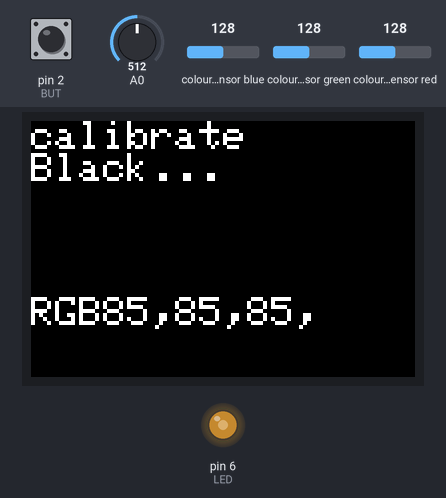
Simulated run of this sketch. Board: Arduino Uno, built with avr-gcc and run on an emulated ATmega328P. Shown: 96×64 colour display, output pins drawn as LEDs (lit = HIGH). Inputs (shaded band) come from the test bench; at power-on: colour sensor blue 128, pin 2 (BUT) LOW, colour sensor green 128, colour sensor red 128, A0 = 512. What the sketch prints to the serial monitor is not drawn.

Above: at 1.3 s.
1.4 s: colour sensor blue set to 5
At 1.9 s:
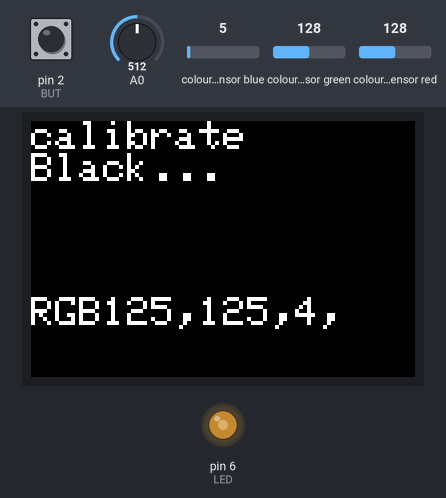
2.9 s: pin 2 (BUT) pulled HIGH for 0.15 s
At 4.1 s:
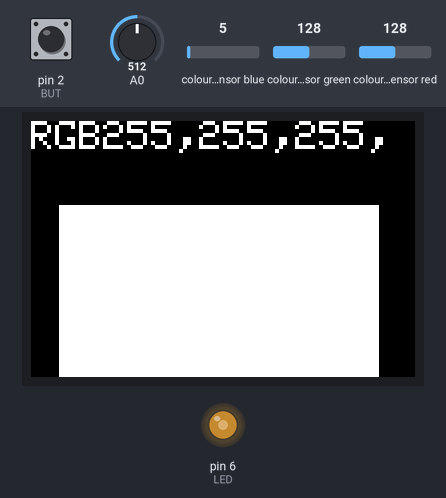
4.5 s: colour sensor green set to 5
At 5.7 s:
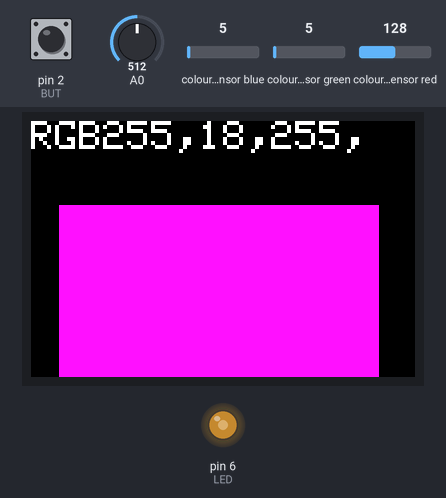
6.0 s: colour sensor red set to 5
At 6.5 s:
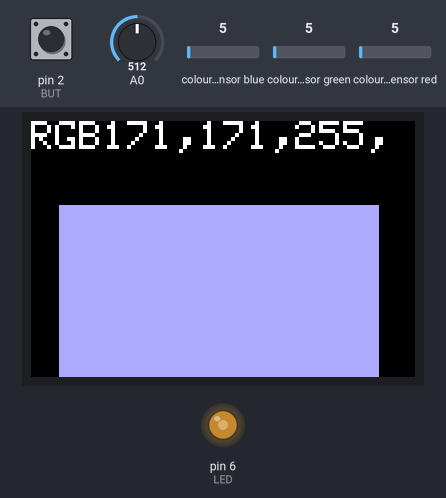
7.5 s: colour sensor blue set to 250
At 8.0 s:
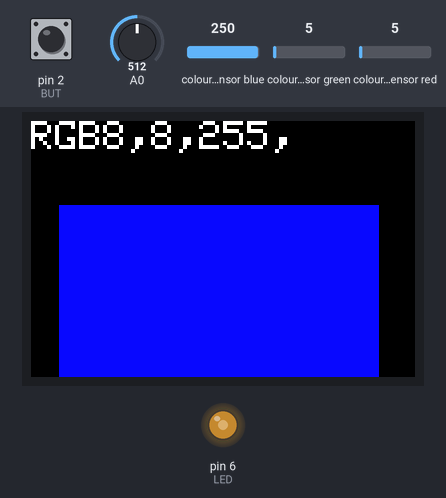
10.5 s: colour sensor green set to 128
At 11.0 s:
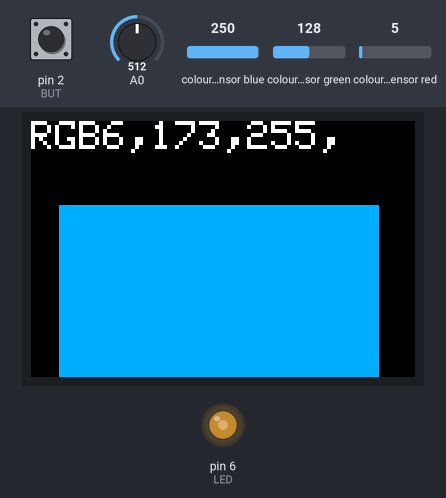
Timing chart, 0 to 13.0 s (numbered marks = the images above; inputs shaded):
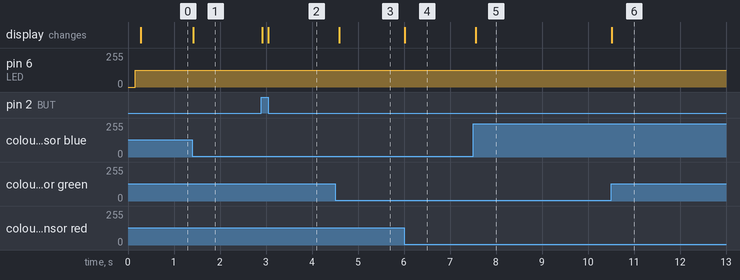

The sketch:

Tcs3472x_Clour_RGBoled.ino
```cpp
/*接线方式 */
/*
0.95RGB_oled    Arduino_Uno
   sclk             13
   mosi             11
   cs               10
   rst              9
   dc               8
  VCC         		5V
  GND         		GND

TCS3473x  Arduino_Uno
  SDA         A4
  SCL         A5
  VIN         5V
  GND         GND
  LED          6

  button
  TCS3473x  Arduino_Uno
    BUT           2
*/
#include <Adafruit_GFX.h>
//#include<Adafruit_SPITFT.h>
#include <Adafruit_SSD1331.h>
#include <Wire.h>
#include "Adafruit_TCS34725.h"

#ifdef __AVR__
  #include <avr/power.h>
#endif


//0.96RGB 引脚定义
#define sclk 13
#define mosi 11
#define cs  10
#define rst  9
#define dc   8

#define BUT 2
#define LED 6

#define CALIBRATION true

//颜色定义
#define BLACK      0X0000
#define BLUE       0X001F
#define RED        0XF800
#define GREEN      0X07E0
#define CYAN       0X07FF
#define MAGENTA    0XF81F
#define YELLOW     0XFFE0
#define WHITE      0XFFFF
#define GREY       0XC618

//TCS3472x积分时间，增益值控制
Adafruit_TCS34725 tcs = Adafruit_TCS34725(TCS34725_INTEGRATIONTIME_2_4MS, TCS34725_GAIN_16X);
//板载LED亮度调节

/*
RGB值过大，光强超出检查范围，减小增益（TCS34725_GAIN_16X)

*/


// Which pin on the Arduino is connected to the NeoPixels?
// On a Trinket or Gemma we suggest changing this to 1
#define PIN            6

// How many NeoPixels are attached to the Arduino?
#define NUMPIXELS      16

// our RGB -> eye-recognized gamma color
byte gammatable[256];

//DFRobot_TCS34725 tcs = DFRobot_TCS34725(TCS34725_INTEGRATIONTIME_50MS, TCS34725_GAIN_4X);

//RGB赋初值
int R = 0;
int G = 0;
int B = 0;
//最大最小值赋初值
int minR,minG,minB = 255;
int maxR,maxG,maxB = 0;

//定义阈值
int minThreshold = 5;
int calibState = 0; //0 == black; 1 == white, 2 == done;

int lightVal;


//初始化RGB_OLED
Adafruit_SSD1331 display = Adafruit_SSD1331(cs, dc, rst);

//Adafruit_NeoPixel pixels = Adafruit_NeoPixel(NUMPIXELS, PIN, NEO_GRB + NEO_KHZ800);

void setup()
 {
  Serial.begin(9600);
  Serial.println("Color OLED Test!");

  if (tcs.begin()) {
    Serial.println("Found sensor");
  } else {
    Serial.println("No TCS34725 found ... check your connections");
    while (1); // halt!
  }

  pinMode(BUT,INPUT); // set button GPIO INPUT.
  pinMode(LED,OUTPUT); // set button GPIO INPUT.


//oled begin display ,clear to black
  display.begin();
  display.fillScreen(BLACK);
  display.setCursor(0,0);


  if(CALIBRATION)
  {
	//Start calibration at black
	calibState = 0;
	display.println("calibrate");
	display.print("Black...");
  }
  else
  {
	minR = minG = minB = 0;
	maxR = maxG = maxB = 255;
  }

 /* for (int i=0; i<256; i++) {
    float x = i;
    x /= 255;
    x = pow(x, 2.5);
    x *= 255;

    gammatable[i] = x;
  }*/
}

void DoButton()
{
	if(calibState == 0)
	{
		//
		minR = 0;
		minG = 0;
		minB = 0;

		display.fillScreen(BLACK);
		display.setCursor(0,0);
		display.println("calibrate");
		display.print("white...");

		calibState = 1;
	}
	else if(calibState == 1)
	{
		//
		maxR = R;
		maxG = G;
		maxB = B;

		display.fillScreen(BLACK);
		display.setCursor(0,0);

		calibState = 2;
	}
}

void loop() {
  int val = analogRead(0);
  lightVal = map(val, 0, 1023, 0, 255);
  analogWrite(LED,lightVal);

  uint16_t clear, red, green, blue;
  tcs.setInterrupt(false);
  delay(60);
  tcs.getRawData(&red, &green, &blue, &clear);
  tcs.setInterrupt(true);

  //tcs.lock();  // turn off LED

  // Figure out some basic hex code for visualization
  uint32_t sum = clear;
  float r, g, b;

  r = red;
  r /= sum;

  g = green;
  g /= sum;

  b = blue;
  b /= sum;

  r *= 256;
  g *= 256;
  b *= 256;

  R = r;
  G = g;
  B = b;

 /* Serial.print("\t");
  // Serial.print((int)r, HEX); Serial.print((int)g, HEX); Serial.print((int)b, HEX);
  Serial.print((int)r); Serial.print("\t");
  Serial.print((int)g); Serial.print("\t");
  Serial.print((int)b);
  Serial.println();

  //Serial.print((int)r ); Serial.print(" "); Serial.print((int)g);Serial.print(" ");  Serial.println((int)b );
  //Set the color lamp
  for(int i=0;i<NUMPIXELS;i++){
    // pixels.Color takes RGB values, from 0,0,0 up to 255,255,255
    pixels.setPixelColor(i, pixels.Color(gammatable[(int)r], gammatable[(int)g], gammatable[(int)b])); // Moderately bright green color.
    // pixels.setPixelColor(i, pixels.Color((int)r, (int)g, (int)b));

    pixels.show(); // This sends the updated pixel color to the hardware.

    // delay(500); // Delay for a period of time (in milliseconds).
  }*/
  if(digitalRead(BUT) == HIGH)
  {
	  DoButton();
  }
  PrintRGB();
  if(CALIBRATION)
  {
	  if(calibState < 2)
	  {
		  display.fillRect(0,display.height()-20,display.width(),10,BLACK);
		  display.setCursor(0,display.height()-20);
		  display.setTextColor(WHITE);
		  display.setTextSize(1);
		  display.print("RGB");
		  display.print(R);
		  display.print(",");
		  display.print(G);
		  display.print(",");
		  display.print(B);
		  display.print(",");


		  return;
	  }
  }

  int R2 = map(R,minR,maxR,0,255 );
  int G2 = map(G,minG,maxG,0,255 );
  int B2 = map(B,minB,maxB,0,255 );

  R = constrain(R2,0,255);
  G = constrain(G2,0,255);
  B = constrain(B2,0,255);

  int stateColor = -1;

  if(R > B + minThreshold && R > G + minThreshold)
	  stateColor = 0;
  if(G > R + minThreshold && G > B + minThreshold)
	  stateColor = 1;
  if(B > R + minThreshold && B > R + minThreshold)
	  stateColor = 2;

  int colo = convertRGB24toRGB565(R,G,B);

  //Display RGB data on screen
  display.fillRect(0,0,display.width(),10,BLACK);
  display.setCursor(0,0);
  display.setTextColor(WHITE);
  display.setTextSize(1);
  display.print("RGB");
  display.print(R);
  display.print(",");
  display.print(G);
  display.print(",");
  display.print(B);
  display.print(",");


  display.fillRect((display.width()-1)/2-40,(display.height()-1)/2-10,80,80,colo);
 /*
  if(stateColor == -1)
	display.fillRect((display.width()-1)-20,(display.height()-1)/2-10,20,20,BLACK);
  else if(stateColor == 0)
	display.fillRect((display.width()-1)-20,(display.height()-1)/2-10,20,20,RED);
  else if(stateColor == 1)
	display.fillRect((display.width()-1)-20,(display.height()-1)/2-10,20,20,GREEN);
  else if(stateColor == 2)
	display.fillRect((display.width()-1)-20,(display.height()-1)/2-10,20,20,BLUE);
	*/
}
void PrintRGB()
{
	Serial.print("RGB[");
	Serial.print(R);
	Serial.print(",");
	Serial.print(G);
	Serial.print(",");
	Serial.print(B);
	Serial.print("]");

	Serial.print("MIN[");
	Serial.print(minR);
	Serial.print(",");
	Serial.print(minG);
	Serial.print(",");
	Serial.print(minB);
	Serial.print("]");

	Serial.print("MAX[");
	Serial.print(maxR);
	Serial.print(",");
	Serial.print(maxG);
	Serial.print(",");
	Serial.print(maxB);
	Serial.println("]");
}


uint16_t convertRGB24toRGB565(uint8_t r,uint8_t g,uint8_t b)
{
  return ((r/8)<<11)|((g/4)<<5)|(b/8);
}
```

Measured:
- after the input at 1.4 s, the display: changes at once (image 1)
- after the input at 2.9 s, the display: first changes at once (image 2 shows a later state)
- after the input at 4.5 s, the display: changes after 0.09 s (image 3)
- after the input at 6.0 s, the display: changes at once (image 4)
- after the input at 7.5 s, the display: changes after 0.06 s (image 5)
- after the input at 10.5 s, the display: changes at once (image 6)
